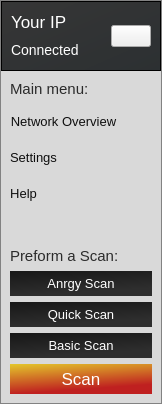
     <widget class="QFrame" name="sidebar">
      <property name="maximumSize">
       <size>
        <width>160</width>
        <height>16777215</height>
       </size>
      </property>
      <property name="styleSheet">
       <string notr="true">background: darkgrey;</string>
      </property>
      <property name="frameShape">
       <enum>QFrame::StyledPanel</enum>
      </property>
      <property name="frameShadow">
       <enum>QFrame::Raised</enum>
      </property>
      <layout class="QVBoxLayout" name="verticalLayout_2">
       <property name="spacing">
        <number>0</number>
       </property>
       <property name="leftMargin">
        <number>0</number>
       </property>
       <property name="topMargin">
        <number>0</number>
       </property>
       <property name="rightMargin">
        <number>0</number>
       </property>
       <property name="bottomMargin">
        <number>0</number>
       </property>
       <item>
        <widget class="QFrame" name="top">
         <property name="minimumSize">
          <size>
           <width>0</width>
           <height>70</height>
          </size>
         </property>
         <property name="maximumSize">
          <size>
           <width>16777215</width>
           <height>70</height>
          </size>
         </property>
         <property name="styleSheet">
          <string notr="true">background-color: qlineargradient(spread:pad, x1:0, y1:0, x2:1, y2:1, stop:0 rgba(54, 54, 54, 255), stop:1 rgba(44, 48, 50, 255));</string>
         </property>
         <property name="frameShape">
          <enum>QFrame::StyledPanel</enum>
         </property>
         <property name="frameShadow">
          <enum>QFrame::Raised</enum>
         </property>
         <layout class="QHBoxLayout" name="horizontalLayout_10">
          <item>
           <layout class="QVBoxLayout" name="verticalLayout_3">
            <item>
             <widget class="QLabel" name="label_TimerText">
              <property name="styleSheet">
               <string notr="true">border:none;background: none;
color:rgb(255, 255, 255);
font-size:17px;</string>
              </property>
              <property name="text">
               <string>Your IP</string>
              </property>
             </widget>
            </item>
            <item>
             <widget class="QLabel" name="label_WifiName">
              <property name="styleSheet">
               <string notr="true">border:none;background: none;
color:rgb(255, 255, 255);
font-size:14px;</string>
              </property>
              <property name="text">
               <string>Connected</string>
              </property>
             </widget>
            </item>
           </layout>
          </item>
          <item alignment="Qt::AlignRight">
           <widget class="QPushButton" name="pushButton_5">
            <property name="styleSheet">
             <string notr="true">background:none;</string>
            </property>
            <property name="text">
             <string/>
            </property>
            <property name="icon">
             <iconset>
              <normaloff>assets/nofity.png</normaloff>assets/nofity.png</iconset>
            </property>
            <property name="iconSize">
             <size>
              <width>22</width>
              <height>27</height>
             </size>
            </property>
           </widget>
          </item>
         </layout>
        </widget>
       </item>
       <item>
        <widget class="QFrame" name="bot">
         <property name="minimumSize">
          <size>
           <width>160</width>
           <height>0</height>
          </size>
         </property>
         <property name="styleSheet">
          <string notr="true">border:none;
background-color: rgb(217, 217, 217);</string>
         </property>
         <property name="frameShape">
          <enum>QFrame::StyledPanel</enum>
         </property>
         <property name="frameShadow">
          <enum>QFrame::Raised</enum>
         </property>
         <layout class="QVBoxLayout" name="verticalLayout_4">
          <item>
           <widget class="QLabel" name="label_6">
            <property name="styleSheet">
             <string notr="true">color:rgb(43, 43, 43);
font-size:15px;</string>
            </property>
            <property name="text">
             <string>Main menu:</string>
            </property>
           </widget>
          </item>
          <item alignment="Qt::AlignLeft">
           <widget class="QPushButton" name="pushButton_8">
            <property name="minimumSize">
             <size>
              <width>0</width>
              <height>18</height>
             </size>
            </property>
            <property name="maximumSize">
             <size>
              <width>16777215</width>
              <height>43</height>
             </size>
            </property>
            <property name="styleSheet">
             <string notr="true">border:none;background: none;
color:rgb(15, 15, 15);
font-size: 13px;
margin-top: 10px;</string>
            </property>
            <property name="text">
             <string>Network Overview</string>
            </property>
            <property name="icon">
             <iconset>
              <normaloff>assets/wifi.png</normaloff>assets/wifi.png</iconset>
            </property>
            <property name="iconSize">
             <size>
              <width>29</width>
              <height>29</height>
             </size>
            </property>
           </widget>
          </item>
          <item alignment="Qt::AlignLeft">
           <widget class="QPushButton" name="pushButton_9">
            <property name="minimumSize">
             <size>
              <width>30</width>
              <height>0</height>
             </size>
            </property>
            <property name="toolTipDuration">
             <number>0</number>
            </property>
            <property name="styleSheet">
             <string notr="true">border:none;background: none;
color:rgb(15, 15, 15);
font-size: 19px;
margin-top: 15px;font-size: 13px;</string>
            </property>
            <property name="text">
             <string>Settings</string>
            </property>
            <property name="icon">
             <iconset>
              <normaloff>assets/settings.png</normaloff>assets/settings.png</iconset>
            </property>
            <property name="iconSize">
             <size>
              <width>29</width>
              <height>29</height>
             </size>
            </property>
           </widget>
          </item>
          <item alignment="Qt::AlignLeft">
           <widget class="QPushButton" name="pushButton_13">
            <property name="styleSheet">
             <string notr="true">border:none;background: none;
color:rgb(15, 15, 15);
font-size: 17px;
margin-top: 15px;font-size: 13px;</string>
            </property>
            <property name="text">
             <string>Help</string>
            </property>
            <property name="icon">
             <iconset>
              <normaloff>assets/help.png</normaloff>assets/help.png</iconset>
            </property>
            <property name="iconSize">
             <size>
              <width>29</width>
              <height>29</height>
             </size>
            </property>
           </widget>
          </item>
          <item>
           <spacer name="verticalSpacer">
            <property name="orientation">
             <enum>Qt::Vertical</enum>
            </property>
            <property name="sizeHint" stdset="0">
             <size>
              <width>20</width>
              <height>40</height>
             </size>
            </property>
           </spacer>
          </item>
          <item>
           <widget class="QLabel" name="label_4">
            <property name="styleSheet">
             <string notr="true">color:rgb(43, 43, 43);
font-size:15px;</string>
            </property>
            <property name="text">
             <string>Preform a Scan:</string>
            </property>
           </widget>
          </item>
          <item>
           <widget class="QPushButton" name="pushButton_16">
            <property name="styleSheet">
             <string notr="true">background: rgb(85, 0, 0);
color:white;font-size:13px;
padding:5px;
background-color: qlineargradient(spread:pad, x1:0, y1:0, x2:0.306, y2:0.909091, stop:0 rgba(23, 23, 23, 255), stop:1 rgba(46, 46, 46, 255));</string>
            </property>
            <property name="text">
             <string>Anrgy Scan</string>
            </property>
            <property name="iconSize">
             <size>
              <width>30</width>
              <height>30</height>
             </size>
            </property>
           </widget>
          </item>
          <item>
           <widget class="QFrame" name="frame">
            <property name="frameShape">
             <enum>QFrame::StyledPanel</enum>
            </property>
            <property name="frameShadow">
             <enum>QFrame::Raised</enum>
            </property>
            <layout class="QVBoxLayout" name="verticalLayout_5">
             <property name="leftMargin">
              <number>0</number>
             </property>
             <property name="topMargin">
              <number>0</number>
             </property>
             <property name="rightMargin">
              <number>0</number>
             </property>
             <property name="bottomMargin">
              <number>0</number>
             </property>
             <item>
              <widget class="QPushButton" name="pushButton_11">
               <property name="minimumSize">
                <size>
                 <width>0</width>
                 <height>0</height>
                </size>
               </property>
               <property name="styleSheet">
                <string notr="true">background: rgb(85, 0, 0);
color:white;font-size:13px;padding:5px;

background-color: qlineargradient(spread:pad, x1:0, y1:0, x2:0.306, y2:0.909091, stop:0 rgba(23, 23, 23, 255), stop:1 rgba(46, 46, 46, 255));</string>
               </property>
               <property name="text">
                <string>Quick Scan</string>
               </property>
               <property name="iconSize">
                <size>
                 <width>30</width>
                 <height>30</height>
                </size>
               </property>
              </widget>
             </item>
             <item>
              <widget class="QPushButton" name="pushButton_4">
               <property name="styleSheet">
                <string notr="true">background: rgb(85, 0, 0);
color:white;font-size:13px;
padding:5px;
background-color: qlineargradient(spread:pad, x1:0, y1:0, x2:0.306, y2:0.909091, stop:0 rgba(23, 23, 23, 255), stop:1 rgba(46, 46, 46, 255));</string>
               </property>
               <property name="text">
                <string>Basic Scan</string>
               </property>
               <property name="iconSize">
                <size>
                 <width>30</width>
                 <height>30</height>
                </size>
               </property>
              </widget>
             </item>
             <item>
              <widget class="QPushButton" name="pushButton_10">
               <property name="minimumSize">
                <size>
                 <width>0</width>
                 <height>0</height>
                </size>
               </property>
               <property name="styleSheet">
                <string notr="true">background:qlineargradient(spread:pad, x1:0, y1:0, x2:0.306, y2:0.909091, stop:0.00568182 rgba(227, 198, 43, 255), stop:1 rgba(191, 32, 32, 255));
color:white;font-size:17px;
padding:5px;</string>
               </property>
               <property name="text">
                <string>Scan</string>
               </property>
               <property name="iconSize">
                <size>
                 <width>30</width>
                 <height>30</height>
                </size>
               </property>
              </widget>
             </item>
            </layout>
           </widget>
          </item>
         </layout>
        </widget>
       </item>
      </layout>
     </widget>
